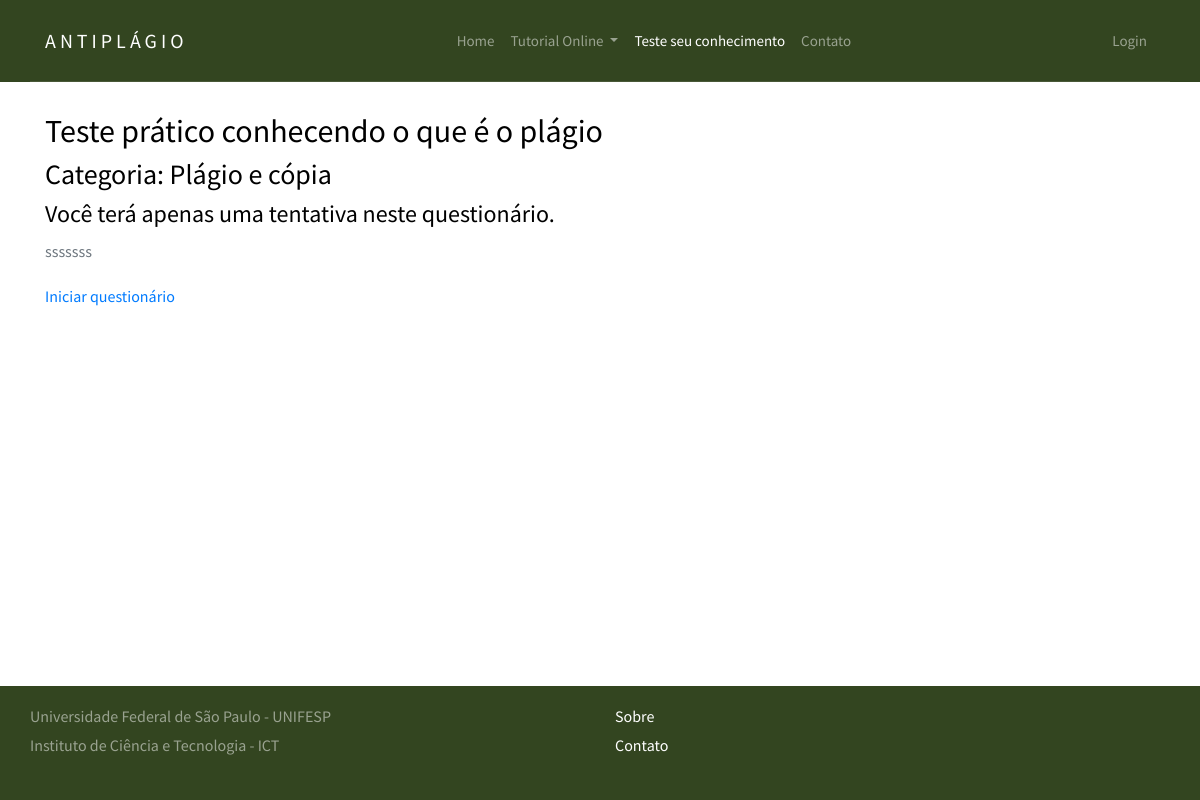
Before: /quiz/quizplagio/ with the older database file.
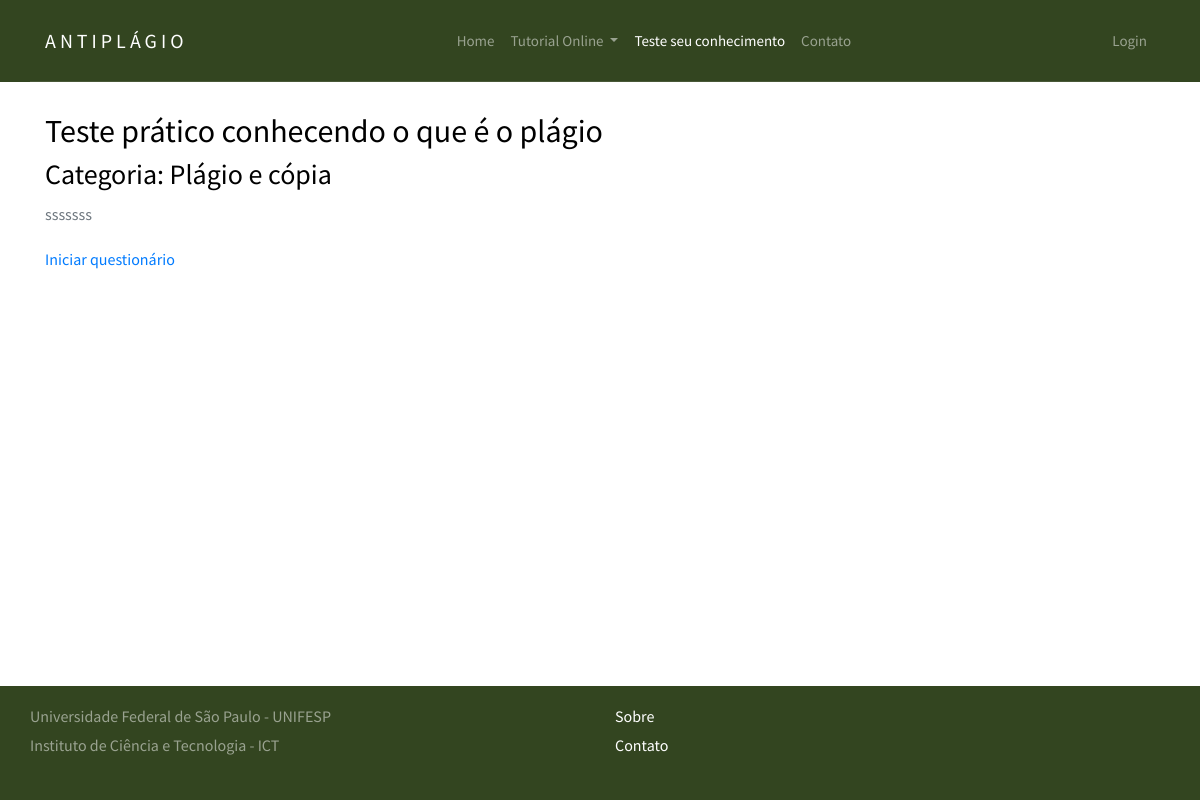
After: the same page with the newer database file.
### django_quiz/quiz/views.py (the view)
class QuizDetailView(DetailView):
    model = Quiz
    slug_field = 'url'
    def get(self, request, *args, **kwargs):
        self.object = self.get_object()
        if self.object.draft and not request.user.has_perm('quiz.change_quiz'):
            raise PermissionDenied
        context = self.get_context_data(object=self.object)
        return self.render_to_response(context)

### django_quiz/quiz/models.py (called while the page is built)
    def __str__(self):
        return self.category

### django_quiz/build/lib/quiz/templates/quiz/quiz_detail.html (shortened to what this page needs)
{% extends 'base.html' %}
{% load i18n %}
{% block menu %}
<header role="banner">
	<nav class="navbar navbar-expand-md navbar-dark bg-light">
	  <div class="container">
		<a class="navbar-brand absolute" href="{% url 'siteTutorial_home' %}">AntiPlágio</a>
		<div class="collapse navbar-collapse navbar-light" id="navbarsExample05">
		  <ul class="navbar-nav mx-auto">
			<li class="nav-item">
			  <a class="nav-link" href="{% url 'siteTutorial_home' %}">Home</a>
			</li>
			<li class="nav-item dropdown">
				<a class="nav-link dropdown-toggle" href="{% url 'siteTutorial_topicos' %}" id="dropdown04" data-toggle="dropdown-item" aria-haspopup="true" aria-expanded="false">Tutorial Online </a>
			</li>
			<li class="nav-item">
			  <a class="nav-link active" href="{% url 'quiz_index' %}">Teste seu conhecimento</a>
			</li>
			<li class="nav-item">
			  <a class="nav-link" href="contact.html">Contato</a>
			</li>
		  </ul>
		  <ul class="navbar-nav absolute-right">
			{% if user.is_authenticated %}
			<li class="nav-item">
				<a class="nav-link disabled" href="">Ola, {{ user }}</a>
            </li>
            <li class="nav-item">
                    <a class="nav-link" href="{% url 'logout' %}">Logout</a>
            </li>
			{% else %}
			<li class="nav-item">
					<a class="nav-link" href="{% url 'login' %}">Login</a>
			</li>
			{% endif %}
		  </ul>
		</div>
	  </div>
	</nav>
</header>
{% endblock %}
{% block content %}
<h2>{{ quiz.title }}</h2>
<h3>{% trans "Categoria" %}: {{ quiz.category }}</h3>
{% if quiz.single_attempt %}
  <h4>{% trans "Você terá apenas uma tentativa neste questionário" %}.</h4>
{% endif %}
<p>{{ quiz.description }}</p>
<p>
  <a href="{% url 'quiz_question' quiz_name=quiz.url %}">
	{% trans "Iniciar questionário" %}
  </a>
</p>
{% endblock %}

Changed rows visible on the page:
changed Quiz "Teste prático conhecendo o que é o plágio": single_attempt True → False (drawn)
Other visible differences:
text no longer shown: "Você terá apenas uma tentativa neste questionário ."
